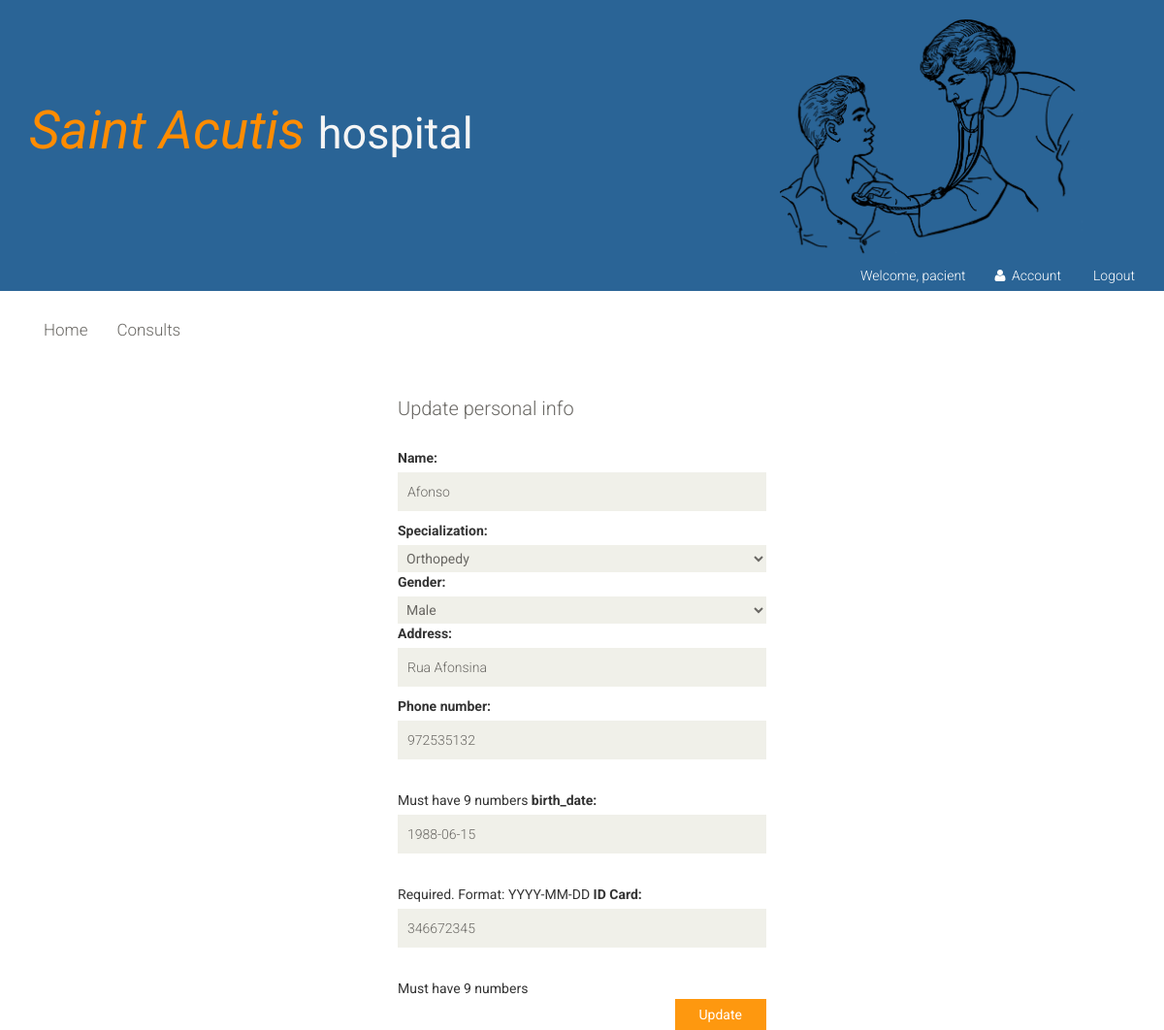
Page /update-doctor/1/ (signed in) on the committed database.
### SAH/models.py (models this page shows, shortened)
class Doctor(models.Model):
    user = models.OneToOneField(User, on_delete=models.CASCADE)
    specialization = models.ForeignKey(Specialization, on_delete=models.CASCADE)
    gender = models.CharField(max_length=150, choices=(('Female','Female'), ('Male','Male'),('Other','Other')))
    name = models.CharField(max_length=200)
    address = models.CharField(max_length=400)
    phone_number = models.IntegerField( blank=True, null=True)
    birth_date = models.DateField( blank=True, null=True)
    id_card = models.IntegerField( blank=True, null=True)

class Specialization(models.Model):
    name = models.CharField(max_length=150, choices=(('Orthopedy','Orthopedy'), ('Cardiology','Cardiology'),('Dermatology','Dermatology')))
    description = models.CharField(max_length=400)
    def __str__(self):
        return self.name

### SAH/views.py (the view)
# urls.py: path('update-doctor/<str:doctor_id>/', views.update_doctor, name='update-doctor'),
def update_doctor(request, doctor_id):
    if request.user.is_authenticated:
        doctor = Doctor.objects.get(id=doctor_id)
        if request.method == 'POST':
            form = DoctorForm(request.POST)
            if form.is_valid():
                doctor.specialization = Specialization.objects.get(id=form.cleaned_data['specialization'])
                doctor.gender= form.cleaned_data['gender']
                doctor.name = form.cleaned_data['name']
                doctor.address = form.cleaned_data['address']
                doctor.phone_number = form.cleaned_data['phone_number']
                doctor.birth_date = form.cleaned_data['birth_date']
                doctor.id_card = form.cleaned_data['id_card']
                doctor.save()
                return redirect("home")
        else:
            form = DoctorForm(initial={
                    "specialization": doctor.specialization,
                                        "gender": doctor.gender,
                                        "name": doctor.name,
                                        "address": doctor.address,
                                        "phone_number": doctor.phone_number,
                                        "birth_date": doctor.birth_date,
                                        "id_card": doctor.id_card,
                                        })
        return render(request, "update-doctor.html", {"form": form})

### SAH/forms.py
class DoctorForm(forms.Form):
    name = forms.CharField(label="Name", max_length=150, required=True)
    specialization = forms.ChoiceField(choices=[(x.id, x.name) for x in Specialization.objects.all()])
    gender = forms.ChoiceField(choices=(('Female','Female'), ('Male','Male'),('Other','Other')),required=True)
    address = forms.CharField(label="Address", max_length=400, required=True)
    phone_number = forms.IntegerField(label="Phone number", help_text='Must have 9 numbers', required=True)
    birth_date = forms.DateField(label="birth_date", help_text='Required. Format: YYYY-MM-DD', required=True)
    id_card = forms.IntegerField(label="ID Card", help_text='Must have 9 numbers', required=True)

### SAH/templates/update-doctor.html (shortened to what this page needs)
{% extends "layout.html" %}
{% block content %}
	<section >
        <div class="row">
				<div class="col-sm-4 col-sm-offset-4" >
                        <div class="login-form">
                            <h2>Update personal info</h2>
                           <form method="POST" action="." enctype= multipart/form-data>
                                {{ form }}
                                <button style="float:right;" type="submit" class="btn btn-default">Update</button>
                            </form>
                        </div>
                    </div>
                <br><br>
		</div>
    </section>
{% endblock %}

### SAH/templates/layout.html (shortened to what this page needs)
<!DOCTYPE html>
<html lang="en">
<head>
    {% load static %}
    <link href="{% static 'css/bootstrap.min.css' %}" rel="stylesheet">
    <link  href="{% static "css/font-awesome.min.css" %}"  rel="stylesheet">
    <link href="{% static "css/prettyPhoto.css" %}"  rel="stylesheet">
    <link href="{% static "css/price-range.css" %}" rel="stylesheet">
    <link href="{% static "css/animate.css" %}" rel="stylesheet">
    <link href="{% static "css/main.css" %}" rel="stylesheet">
    <link href="{% static "css/responsive.css" %}" rel="stylesheet">
</head>
<body >
	<header >
		<div style="height: 300px; background-color: #2a6496;" >
            <img src="../static/images/img-1.png" style=" background-repeat: no-repeat; position: absolute; height: 250px; width: auto; filter: brightness(10) invert(1); margin-top:20px; margin-left: 67%;" >
            <div class="container">
				<div class="row">
					<div class="col-md-8 clearfix">
						<div class="logo pull-left"  style="margin-top: 95px">
                            <a href="{% url "home" %}" > <span style="color: darkorange; font-size: 55px; font-style: italic"   >Saint Acutis </span></a><span style="color: whitesmoke; font-size: 45px;"   >hospital</span></a>
						</div>
					</div>
					<div class="col-md-12 clearfix" style="margin-top: 90px;">
						<div class="shop-menu clearfix pull-right">
							<ul style="float:right" class="nav navbar-nav" >
                                {% if user.is_authenticated %}
								    <li><a style="background-color: #2a6496; color: white"  href="" > Welcome, {{ user.get_username }}</a></li>
                                    <li><a style="background-color: #2a6496; color: white" href="{% url 'account' %}"><i class="fa fa-user"></i> Account</a></li>
                                    <li ><a style="background-color: #2a6496; color:white"  href="{% url "logout" %}">Logout </a></li>
                                {% else %}
								    <li><a style="background-color: #2a6496; color:white" href="{% url 'login' %}" ><i class="fa fa-sign-in" aria-hidden="true"></i>Login</a></li>
                                {%  endif %}
							</ul>
						</div>
					</div>
				</div>
			</div>
		</div>
            <div class="header-bottom">
                <div class="container " >
                    <div class="row">
                        <div class="col-sm-12">
                            <div class="mainmenu  col-sm-12  pull-left" >
                                <ul style="float:left" class="nav navbar-nav collapse navbar-collapse">
                                    {% if user.is_authenticated and user.is_superuser %}
                                    <li><a href="{% url "home" %}" >Home</a></li>
                                    <li><a href="{% url "consults-management" %}" >Consults Management</a></li>
                                    <li><a href="{% url "room-consult-management" %}" >Room Reservation</a></li>
                                    <li><a href="{% url "rooms-management" %}" >Room Management</a></li>
                                    <li><a href="{% url "users-management" %}" >User Management</a></li>
                                    {%  elif user.is_authenticated %}
                                    <li><a href="{% url "home" %}" >Home</a></li>
                                    <li><a href="{% url "consults" %}" >Consults</a></li>
                                    {%  else %}
                                    <li><a href="{% url "home" %}" >Home</a></li>
                                    <li><a href="{% url "consults" %}" >Consults</a></li>
                                    {%  endif %}
                                </ul>
                            </div>
                        </div>
                    </div>
                    </div>
                </div>
	</header>
            {% block content %}
            {% endblock %}
</body>
</html>

### SAH/static/css/main.css (style rules this page uses)
body { font-family: 'Roboto', sans-serif; position: relative; font-weight: 400px; }
ul li { list-style: none; }
a { -webkit-transition: 300ms; transition: 300ms; }
h1, h2, h3, h4, h5, h6 { font-family: 'Roboto', sans-serif; }
.shop-menu ul li { display: inline-block; padding-left: 15px; padding-right: 15px; }
.shop-menu ul li:last-child { padding-right: 0; }
.shop-menu ul li a { background: #FFFFFF; color: #696763; font-family: 'Roboto', sans-serif; font-size: 14px; font-weight: 300; padding: 0; padding-right: 0; margin-top: 10px; }
.shop-menu ul li a i { margin-right: 3px; }
.header-bottom { padding-bottom: 30px; padding-top: 30px; }
.navbar-collapse.collapse { padding-left: 0; }
.mainmenu ul li { padding-right: 15px; padding-left: 15px; }
.mainmenu ul li:first-child { padding-left: 0px; }
.mainmenu ul li a { color: #696763; font-family: 'Roboto', sans-serif; font-size: 17px; font-weight: 300; padding: 0; padding-bottom: 10px; }
.login-form h2, .signup-form h2 { color: #696763; font-family: 'Roboto', sans-serif; font-size: 20px; font-weight: 300; margin-bottom: 30px; }
.login-form form input, .signup-form form input { background: #F0F0E9; border: medium none; color: #696763; display: block; font-family: 'Roboto', sans-serif; font-size: 14px; font-weight: 300; height: 40px; margin-bottom: 10px; outline: medium none; padding-left: 10px; width: 100%; }
.login-form form span { line-height: 25px; }
.login-form form button { margin-top: 23px; }
.login-form form button, .signup-form form button { background: #FE980F; border: medium none; border-radius: 0; color: #FFFFFF; display: block; font-family: 'Roboto', sans-serif; padding: 6px 25px; }
.user_info input, select, textarea { background: #F0F0E9; border: 0; color: #696763; padding: 5px; width: 100%; border-radius: 0; resize: none }

### rows in the picture
Doctor: name "Afonso", specialization "Orthopedy", gender "Male", address "Rua Afonsina", phone_number "972535132", birth_date "1988-06-15", id_card "346672345"

### other values in the picture
{{ user.get_username }} "pacient"
